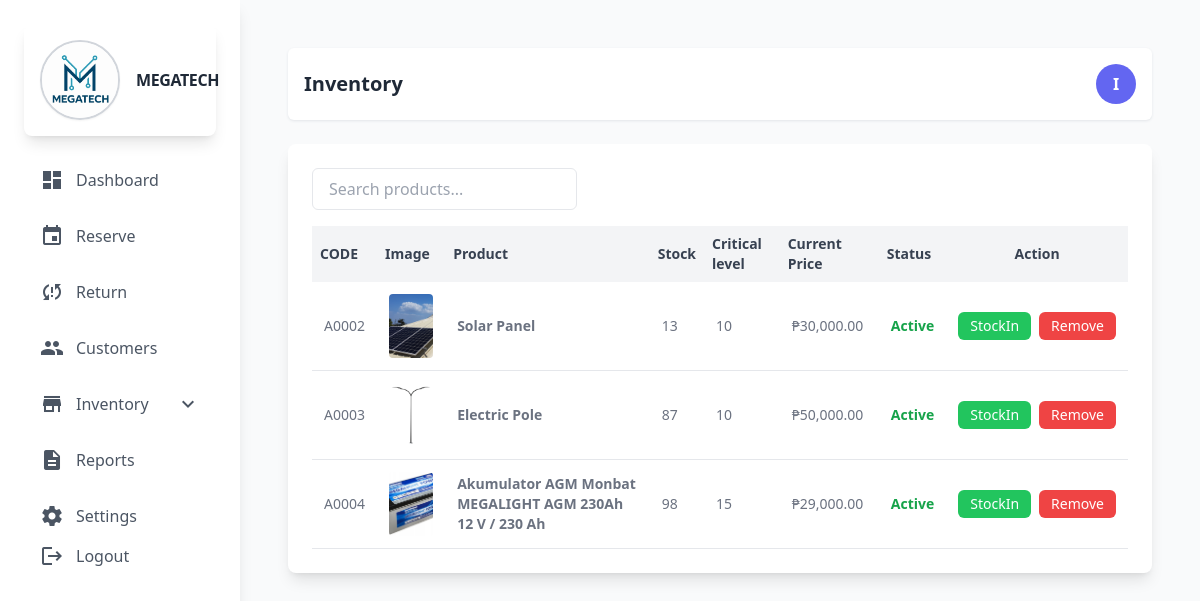
The page /admin/inventory.php (signed in) on the database its author committed.
### tables this page shows
CREATE TABLE `product` (
  `prod_id` int(11) NOT NULL,
  `prod_code` varchar(60) NOT NULL,
  `prod_name` varchar(60) NOT NULL,
  `prod_description` text NOT NULL,
  `prod_specs` longtext NOT NULL CHECK (json_valid(`prod_specs`)),
  `prod_stocks` int(11) NOT NULL,
  `prod_category_id` int(11) NOT NULL,
  `prod_price` decimal(10,2) NOT NULL,
  `prod_critical` int(11) NOT NULL,
  `prod_status` int(11) NOT NULL COMMENT '0=unactive,1=active',
  `prod_image` varchar(255) NOT NULL,
  `prod_added` datetime NOT NULL
);

### admin/backend/db.php (called while the page is built, shortened)
<?php
class db_connect
{
    public $host = db_host;
    public $user = db_user;
    public $pass = db_pass;
    public $name = db_name;
    public function connect()
    {
        try {
            $this->conn = new mysqli($this->host, $this->user, $this->pass, $this->name);
        } catch (\Throwable $th) {
            header("Location:setup.php");
        }
    }
}

### admin/backend/class.php (called while the page is built, shortened)
<?php
include ('db.php');
class global_class extends db_connect
{
public function fetch_all_product(){
        $query = $this->conn->prepare("SELECT *
        FROM `product`
        LEFT JOIN category
        ON product.prod_category_id = category.category_id
        where prod_status='1'
        ");
        if ($query->execute()) {
            $result = $query->get_result();
            return $result;
        }
    }
}
?>

### admin/inventory.php (the view, shortened to what this page needs)
<?php
include "components/header.php";
?>
<div class="flex justify-between items-center bg-white p-4 mb-6 rounded-md shadow shadow-gray-200">
    <h2 class="text-xl font-semibold text-gray-800">Inventory</h2>
    <div class="w-10 h-10 bg-indigo-500 rounded-full flex items-center justify-center text-white font-bold">
        <?php echo strtoupper(substr($_SESSION['admin_username'], 0, 1)); ?>
    </div>
</div>
<div class="bg-white rounded-lg shadow-lg p-6">
    <div class="mb-4">
        <input
            type="text"
            id="searchInput"
            class="w-50 px-4 py-2 border rounded-md text-gray-700 focus:outline-none focus:ring-2 focus:ring-blue-500"
            placeholder="Search products..."
        />
    </div>
    <div class="overflow-x-auto">
        <table id="userTable" class="display table-auto w-full text-sm text-left text-gray-500 dark:text-gray-400">
            <thead class="bg-gray-100 text-gray-700">
                <tr>
                    <th class="p-2">CODE</th>
                    <th class="p-2">Image</th>
                    <th class="p-2">Product</th>
                    <th class="p-2">Stock</th>
                    <th class="p-2">Critical level</th>
                    <th class="p-2">Current Price</th>
                    <th class="p-2">Status</th>
                    <th class="p-2 text-center">Action</th>
                </tr>
            </thead>
            <tbody>
                <?php include "backend/end-points/inventory_list.php" ?>
            </tbody>
        </table>
    </div>
</div>
<?php include "components/footer.php";?>

### admin/backend/end-points/inventory_list.php (shortened to what this page needs)
<?php
$fetch_all_product = $db->fetch_all_product();
if ($fetch_all_product->num_rows > 0) {
    foreach ($fetch_all_product as $product):
        $status = ($product['prod_status'] > 0) ? "Active" : "Not Active";
        $image_path = !empty($product['prod_image']) ? "../upload/{$product['prod_image']}" : 'images/default.png';
?>
<?php
$highlight_class = ($product['prod_stocks'] <= $product['prod_critical']) ? 'bg-red-100' : '';
?>
<tr class="border-b <?= $highlight_class ?>">
    <td class="p-3"><?= $product['prod_code'] ?></td>
    <td class="p-3">
        <img src="<?= $image_path ?>" alt="<?= $product['prod_name'] ?>" class="w-16 h-16 object-cover rounded">
    </td>
    <td class="p-3 font-semibold"><?= $product['prod_name']?></td>
    <td class="p-3"><?= $product['prod_stocks'] ?></td>
    <td class="p-3"><?= $product['prod_critical'] ?></td>
    <td class="p-3">₱<?= number_format($product['prod_price'], 2) ?></td>
    <td class="p-3">
        <span class="<?= $product['prod_status'] > 0 ? 'text-green-600 font-semibold' : 'text-red-500 italic' ?>">
            <?= $status ?>
        </span>
    </td>
    <td class="p-3 text-center">
        <div class="flex flex-col sm:flex-row justify-center items-center space-y-1 sm:space-y-0 sm:space-x-2">
            <button class="bg-green-500 text-white py-1 px-3 rounded-md text-sm stockInToggler"
                data-prod_stocks="<?= $product['prod_stocks'] ?>"
                data-prod_id="<?= $product['prod_id'] ?>"
                data-prod_name="<?= $product['prod_name'] ?>"
            >
                StockIn
            </button>
            <button class="bg-red-500 text-white py-1 px-3 rounded-md text-sm togglerRemoveProduct"
                data-prod_id="<?= $product['prod_id'] ?>"
                data-prod_name="<?= $product['prod_name'] ?>"
            >
                Remove
            </button>
        </div>
    </td>
</tr>
<?php
    endforeach;
} else { ?>
<tr>
    <td colspan="10" class="p-4 text-center text-gray-500 italic">No Product Found.</td>
</tr>
<?php } ?>

### rows shown on the page
product: prod_code "A0002", prod_image (picture), prod_name "Solar Panel", prod_stocks "13", prod_critical "10", prod_price "30,000.00", prod_status "Active"
product: prod_code "A0003", prod_image (picture), prod_name "Electric Pole", prod_stocks "87", prod_critical "10", prod_price "50,000.00", prod_status "Active"
product: prod_code "A0004", prod_image (picture), prod_name "Akumulator AGM Monbat MEGALIGHT AGM 230Ah 12 V / 230 Ah", prod_stocks "98", prod_critical "15", prod_price "29,000.00", prod_status "Active"

### other values the page prints
substr($_SESSION['admin_username'], 0, 1) "I"
